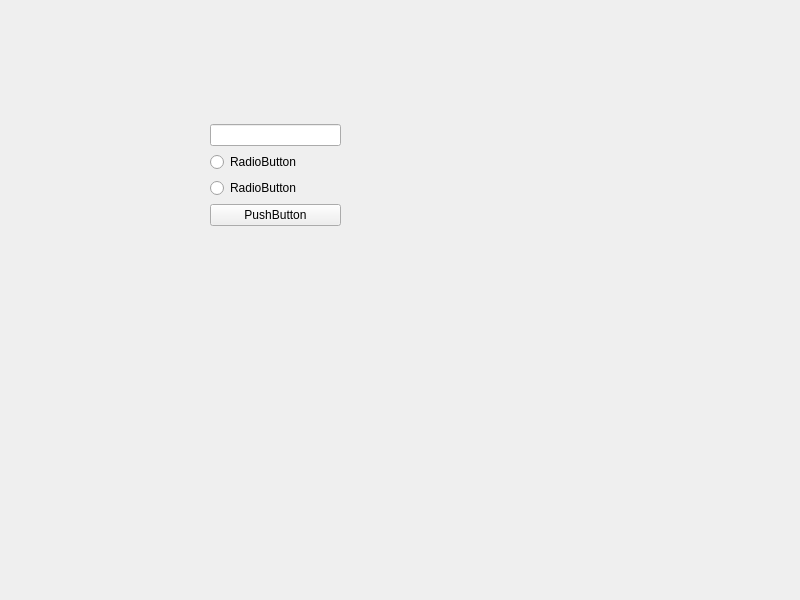
<?xml version="1.0" encoding="UTF-8"?>
<ui version="4.0">
 <class>Widget</class>
 <widget class="QWidget" name="Widget">
  <property name="geometry">
   <rect>
    <x>0</x>
    <y>0</y>
    <width>800</width>
    <height>600</height>
   </rect>
  </property>
  <property name="windowTitle">
   <string>Widget</string>
  </property>
  <widget class="QWidget" name="verticalLayoutWidget">
   <property name="geometry">
    <rect>
     <x>80</x>
     <y>20</y>
     <width>391</width>
     <height>311</height>
    </rect>
   </property>
   <layout class="QVBoxLayout" name="verticalLayout">
    <item>
     <layout class="QHBoxLayout" name="horizontalLayout">
      <item>
       <layout class="QGridLayout" name="gridLayout">
        <item row="0" column="0">
         <spacer name="horizontalSpacer_2">
          <property name="orientation">
           <enum>Qt::Horizontal</enum>
          </property>
          <property name="sizeHint" stdset="0">
           <size>
            <width>40</width>
            <height>20</height>
           </size>
          </property>
         </spacer>
        </item>
        <item row="0" column="2">
         <spacer name="horizontalSpacer">
          <property name="orientation">
           <enum>Qt::Horizontal</enum>
          </property>
          <property name="sizeHint" stdset="0">
           <size>
            <width>40</width>
            <height>20</height>
           </size>
          </property>
         </spacer>
        </item>
        <item row="0" column="1">
         <widget class="QLineEdit" name="lineEdit"/>
        </item>
        <item row="2" column="1">
         <widget class="QRadioButton" name="radioButton">
          <property name="text">
           <string>RadioButton</string>
          </property>
         </widget>
        </item>
        <item row="3" column="1">
         <widget class="QPushButton" name="pushButton">
          <property name="text">
           <string>PushButton</string>
          </property>
         </widget>
        </item>
        <item row="1" column="1">
         <widget class="QRadioButton" name="radioButton_2">
          <property name="text">
           <string>RadioButton</string>
          </property>
         </widget>
        </item>
       </layout>
      </item>
     </layout>
    </item>
   </layout>
  </widget>
 </widget>
 <resources/>
 <connections/>
</ui>
